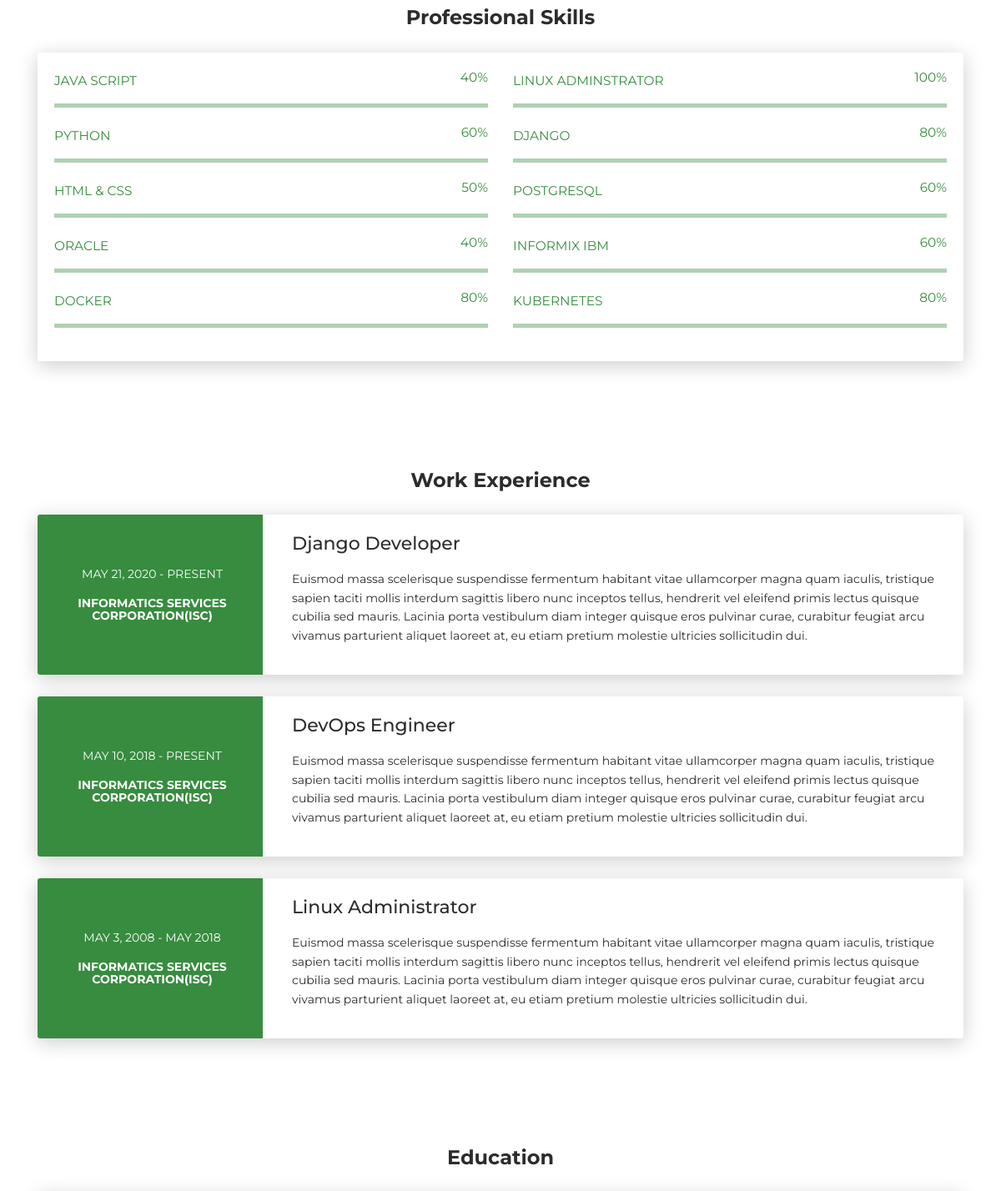
The app's page / (middle part), older data.
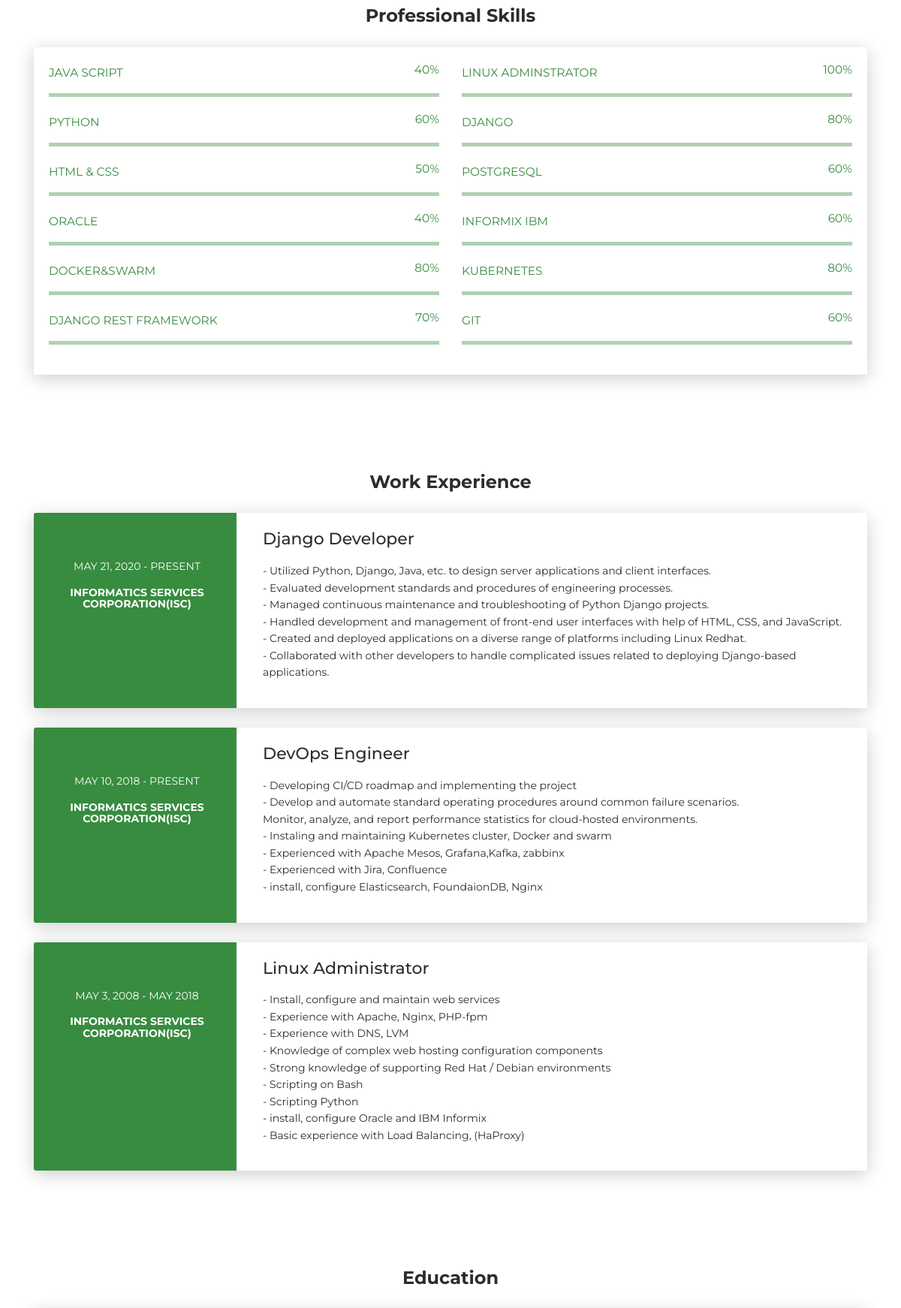
The same page, newer data.
### resume/models.py (models this page shows, shortened)
class Skill(models.Model):
    owner = models.ForeignKey(Profile, on_delete=models.CASCADE, null=True, blank=True)
    name = models.CharField(max_length=200, null=True, blank=False)
    description = models.TextField(null=True, blank=True)
    level_experience = models.IntegerField(blank=True, null=True)
    created = models.DateTimeField(auto_now_add=True)
    id = models.UUIDField(default=uuid.uuid4, unique=True,
                          primary_key=True, editable=False)
    def __str__(self):
        return str(self.name)

class Employment(models.Model):
    owner = models.ForeignKey(Profile, on_delete=models.CASCADE, null=True, blank=True)
    job_title = models.CharField(max_length=200, blank=True, null=True)
    employer = models.CharField(max_length=200, blank=True, null=True)
    city = models.CharField(max_length=200, blank=True, null=True)
    start_date = models.DateField(blank=True,null=True)
    end_date = models.CharField(max_length=100,blank=True,null=True)
    description = models.TextField()
    id = models.UUIDField(default=uuid.uuid4, unique=True,
                          primary_key=True, editable=False)
    class Meta:
        ordering =['-start_date']

### resume/views.py (the view)
# urls.py: path('',views.myResume, name='myresume')
def myResume(request):
    profile = Profile.objects.first()
    siteSetting = StieSetting.objects.first()
    messageForm = MessageFrom()
    if request.method == 'POST':
        messageForm = MessageFrom(request.POST)
        if messageForm.is_valid():
            messageForm.save()
            return redirect(myResume)
            messages.success(request,'Your message successfully sent!')
    context ={
        'profile':profile,'messageForm':messageForm,'siteSetting':siteSetting
    }
    return render(request,'resume/profile.html',context)

### resume/templates/resume/profile.html (shortened to what this page needs)
{% extends 'main.html' %}
{% load static%}
{% block content %}
    <body id="top">
    <div class="page-content">
      <div>
<div class="section" id="skill">
  <div class="container">
    <div class="h4 text-center mb-4 title">Professional Skills</div>
    <div class="card" data-aos="fade-up" data-aos-anchor-placement="top-bottom">
      <div class="card-body">
        <div class="row">
            {% for skill in profile.skill_set.all %}
          <div class="col-md-6">
            <div class="progress-container progress-primary"><span class="progress-badge">{{ skill }}</span>
              <div class="progress">
                <span class="progress-value">{{ skill.level_experience }}%</span>
              </div>
            </div>
          </div>
            {% endfor %}
        </div>
      </div>
    </div>
  </div>
</div>
<div class="section" id="experience">
  <div class="container cc-experience">
    <div class="h4 text-center mb-4 title">Work Experience</div>
      {% for experience in profile.employment_set.all %}
    <div class="card">
      <div class="row">
        <div class="col-md-3 bg-primary" data-aos="fade-right" data-aos-offset="50" data-aos-duration="500">
          <div class="card-body cc-experience-header">
            <p>{{ experience.start_date }} - {{ experience.end_date }}</p>
            <div class="h6">{{ experience.employer }}</div>
          </div>
        </div>
        <div class="col-md-9" data-aos="fade-left" data-aos-offset="50" data-aos-duration="500">
          <div class="card-body">
            <div class="h5">{{ experience.job_title }}</div>
            <p>{{ experience.description | linebreaksbr}}</p>
          </div>
        </div>
      </div>
    </div>
      {% endfor %}
  </div>
</div>
<div class="section">
  <div class="container cc-education">
    <div class="h4 text-center mb-4 title">Education</div>
  </div>
</div>
</div>
    </div>
  </body>
{% endblock %}

### templates/main.html (shortened to what this page needs)
{% load static%}
<!DOCTYPE html>
<html lang="en-US">
  <head>
    <link href="https://maxcdn.bootstrapcdn.com/font-awesome/latest/css/font-awesome.min.css" rel="stylesheet">
    <link href="{% static 'css/aos.css' %}" rel="stylesheet">
    <link href="{% static 'css/bootstrap.min.css' %}" rel="stylesheet">
    <link href="{% static 'css/main.css' %}" rel="stylesheet">
  </head>
  {% block content %}{% endblock %}
</html>

### templates/navbar.html (shortened to what this page needs)
{% load static %}

Row changes from the older to the newer data that the page shows:
changed Skill: name "DOCKER" → "DOCKER&SWARM"
added Skill: name "DJANGO REST FRAMEWORK", level_experience "70"
added Skill: name "GIT", level_experience "60"
changed Employment "Django Developer": description "Euismod massa scelerisque suspendisse fermentum habitant vitae ullamcorper magna quam iaculis, tristique sapien taciti mollis interdum sagittis libero nunc inceptos tellus, hendrerit vel eleifend primis lectus quisque cubilia sed mauris. Lacinia porta vestibulum diam integer quisque eros pulvinar curae, curabitur feugiat arcu vivamus parturient aliquet laoreet at, eu etiam pretium molestie ultricies sollicitudin dui." → "- Utilized Python, Django, Java, etc. to design server applications and client interfaces. - Evaluated development standards and procedures of engineering processes. - Managed continuous maintenance and troubleshooting of Python Django projects. - Handled development and management of front-end user interfaces with help of HTML, CSS, and JavaScript. - Created and deployed applications on a diverse range of platforms including Linux Redhat. - Collaborated with other developers to handle complicated issues related to deploying Django-based applications."
changed Employment "DevOps Engineer": description "Euismod massa scelerisque suspendisse fermentum habitant vitae ullamcorper magna quam iaculis, tristique sapien taciti mollis interdum sagittis libero nunc inceptos tellus, hendrerit vel eleifend primis lectus quisque cubilia sed mauris. Lacinia porta vestibulum diam integer quisque eros pulvinar curae, curabitur feugiat arcu vivamus parturient aliquet laoreet at, eu etiam pretium molestie ultricies sollicitudin dui." → "- Developing CI/CD roadmap and implementing the project - Develop and automate standard operating procedures around common failure scenarios. Monitor, analyze, and report performance statistics for cloud-hosted environments. - Instaling and maintaining Kubernetes cluster, Docker and swarm - Experienced with Apache Mesos, Grafana,Kafka, zabbinx - Experienced with Jira, Confluence - install, configure Elasticsearch, FoundaionDB, Nginx"
changed Employment "Linux Administrator": description "Euismod massa scelerisque suspendisse fermentum habitant vitae ullamcorper magna quam iaculis, tristique sapien taciti mollis interdum sagittis libero nunc inceptos tellus, hendrerit vel eleifend primis lectus quisque cubilia sed mauris. Lacinia porta vestibulum diam integer quisque eros pulvinar curae, curabitur feugiat arcu vivamus parturient aliquet laoreet at, eu etiam pretium molestie ultricies sollicitudin dui." → "- Install, configure and maintain web services - Experience with Apache, Nginx, PHP-fpm - Experience with DNS, LVM - Knowledge of complex web hosting configuration components - Strong knowledge of supporting Red Hat / Debian environments - Scripting on Bash - Scripting Python - install, configure Oracle and IBM Informix - Basic experience with Load Balancing, (HaProxy)"
